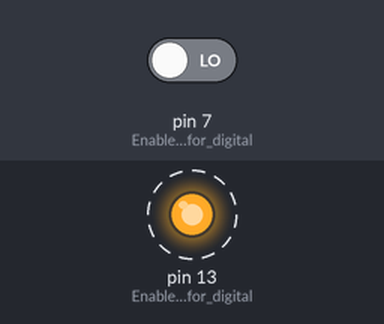
A sketch run on a simulated Arduino Uno, built with avr-gcc and run on an emulated ATmega328P. On the bench: output pins drawn as LEDs (lit = HIGH). Dashed ring = blinking. The inputs (shaded band) are chosen by the test bench; at power-on: pin 7 (Enable_pin__7_for_digital) LOW.

Above: at 0.5 s.
Timing chart, 0 to 4.6 s (numbered marks = the images above):
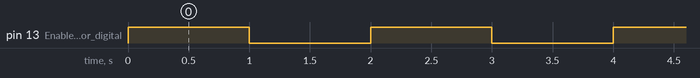

The sketch:

Blink-Switch-time-if-slide-10-01-joaocosta.ino
```cpp
#define LED_PIN 13
#define BUT_PIN  7
 //Parar ao pressionar o Botão com lógica if
 //EXERCICIO 1 - SLIDE 10

void setup () {
    pinMode(13, OUTPUT);       // Enable pin 13 for digital output
    pinMode(7, INPUT);        // Enable pin  7 for digital input
}

void loop () {
  digitalWrite(13, HIGH);   // turn the LED on (HIGH is the voltage level)
  delay(1000);                       // wait for a second
  digitalWrite(13, LOW);    // turn the LED off by making the voltage LOW
  delay(1000);                       // wait for a second
 int but = digitalRead (7);
 if (but) {
  digitalWrite (13, HIGH);
  while (1);
 }
}
```

Measured:
- by itself, pin 13 (Enable_pin_13_for_digital): alternates HIGH for 1.0 s and LOW for 1.0 s
